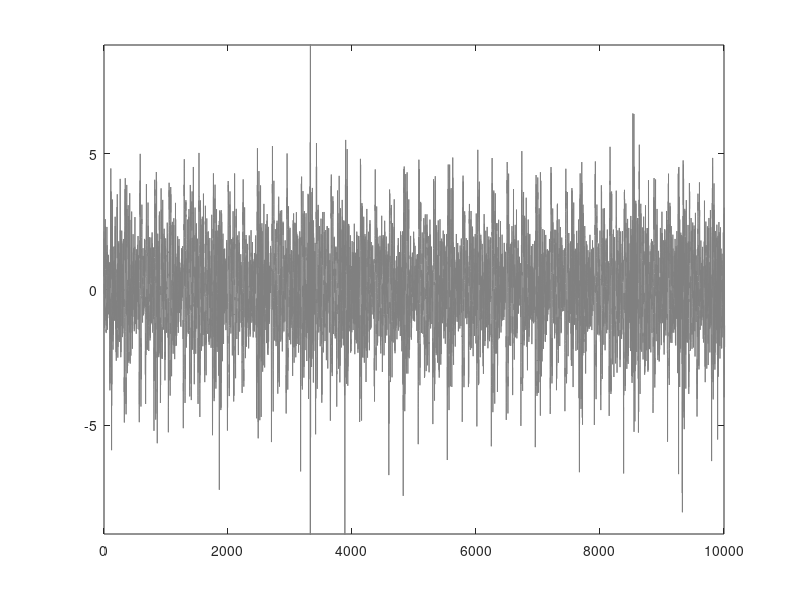
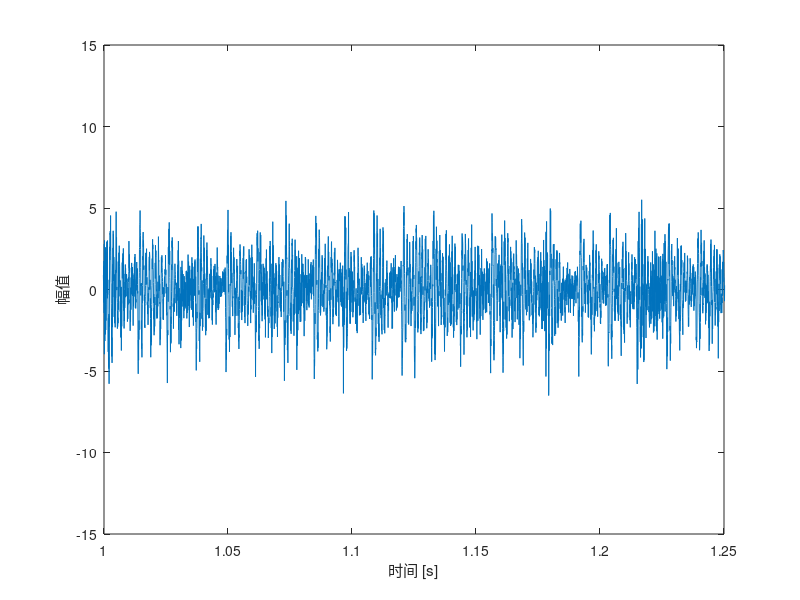

The MATLAB source for these figures, in order: (Note: this script raises an error after producing the figures.)
%% Slip_Simul ated_Signal_Analysis
clear
clc

%% chosen signal
% original signal
M = csvread('60.csv',1,0);
sig0=M(:,1);
figure,plot(sig0,'color',0.5*[1 1 1])
xlim([0,10000])
ylim([-9,9])
fs=26500;  % sampling freq.

% 20000length signal
y = sig0;
y = y(1:20000);
figure,plot(y)
xlabel('时间 [s]'),ylabel('幅值')
xlim([1*10^4,1.5*10^4])
xticklabels({'1','1.05','1.1','1.15','1.2','1.25','1.3','1.35','1.4','1.45','1.5'})


%% multi-index matrix TQWT  (Q,J,ka inter)
gamma=0.85;
Q_range = 1:1:10;               
r=3;
ka_range= 0.3:0.1:1;
N=35;
T1=107.9;
f=1/T1;
delt_p=1.5;
%确定J的范围 用以初始化元胞数组
maxJ=zeros();
for i=1:length(Q_range)
    maxJ(i)=computeJmax(N,i,r);
end
MAXJ=max(maxJ);

matrix=cell(length(Q_range),MAXJ,length(ka_range));

for i =1:length(Q_range)
        Q=Q_range(i);
        J_range=computeJmax(N,Q,r);
        J_len=1:J_range;
    for j=1:MAXJ
            for k=1:length(ka_range)
                if j<=J_range
                    J=J_len(j);
                    ka=ka_range(k);
                    [w,~]=TQWT_SR_GMC_penalty_fun(y',Q,r,J,gamma,ka,0);
                    y_GMC = itqwt(w,Q,r,length(y));
                    matrix{i,j,k}=[kurtSkew(y_GMC);ES_EHNR(y_GMC);sparsity(y_GMC)]; %获得了参数矩阵
                else
                    matrix{i,j,k}=[0;0;0];
                end
            end
    end
end

kurtSkew_vector=zeros(0);
ES_EHNR_vector=zeros(0);
sparsity_vector=zeros(0);
 for i=1:size(matrix,1)
    for j=1:size(matrix,2)
        for k=1:size(matrix,3)
            kurtSkew_vector(end+1)=matrix{i,j,k}(1);
            ES_EHNR_vector(end+1)=matrix{i,j,k}(2);
            sparsity_vector(end+1)=matrix{i,j,k}(3);
        end
    end
 end
matrix_index=[kurtSkew_vector;ES_EHNR_vector;sparsity_vector];


%% choose Q,ka
[Fj,loc] = chooseband(matrix_index);
% 现在要找到1oc在三维矩阵中的位置，由于choosebang的结果是一行向量，即
%由i,j,k按读取顺序排列的 所以需要进行操作访问下标 注意Q和ka的值最后要换算到Q、ka_range中，J则还与Q有关
Q_loc=ceil(loc/size(matrix,2)/size(matrix,3));%参数矩阵第一层坐标 Q
J_loc=ceil((loc-size(matrix,2)*size(matrix,3)*(Q_loc-1))/size(matrix,3));%参数矩阵第二层坐标 Q
%J的最终值还需要找到Q_loc决定的J_range
ka_loc=loc-(Q_loc-1)*size(matrix,2)*size(matrix,3)-(J_loc-1)*size(matrix,3);%参数第三层坐标 ka

Q_choose=Q_range(Q_loc);
%J的最终值还需要找到Q_loc决定的J_ranged 然后再找J的位置
J_vetor=1:computeJmax(N,Q_loc,r);
J_fin=J_vetor(J_loc);
ka_choose=ka_range(ka_loc);



%% TQWT sparse representation
[x,v]=TQWT_SR_GMC_penalty_fun(y',Q_choose,r,J_fin,gamma,ka_choose,0);
y_GMC = itqwt(x,Q_choose,r,length(y));
figure,plot(y_GMC)
% xlim([0,0.4])
% figure,plot(t,sig1(1:length(y)),t,y_GMC,'r--')
% legend('故障特征信号','去噪信号')
% xlabel('时间[s]'),ylabel('幅值')

% figure,plot(sig1(1:length(y)),t,y_GMC,'r--')
% xlim([0.1,0.15])
% legend('故障特征成分','小波基函数')
% xlabel('时间[s]'),ylabel('幅值')
% set(gca,'xticklabel',[]),set(gca,'yticklabel',[])
% % figure,plot(t,y_GMC)
% % xlabel('时间[s]'),ylabel('幅值')
% % xlim([0,10000])
% xlim([4000,6000])
% xlabel('采样时间[s]')
% ylabel('幅值')
% set(gca,'xticklabel',[]),set(gca,'yticklabel',[])
% title('Q=1,r=3')
% 
% 
% figure,plot(sig_1)
% xlabel('时间[s]')
% ylabel('幅值')
% xlim([0,300])


% blp=abs(fft(abs(hilbert(y_GMC))))/length(y_GMC)*2;
% figure,plot(blp,'color',0.5*[1 1 1])
% blp(1)=0;
pl=(0:length(y_GMC)-1)/length(y_GMC)*fs;
figure,plot(pl,'color',0.5*[1 1 1])
xlabel('频率 [Hz]'),ylabel('幅值')
xlim([0,450])
ylim([0,0.6])
% set(gca,'ytick',[])  %隐去y轴坐标值
%  set(gca,'xtick',[])  %隐去x轴坐标值
